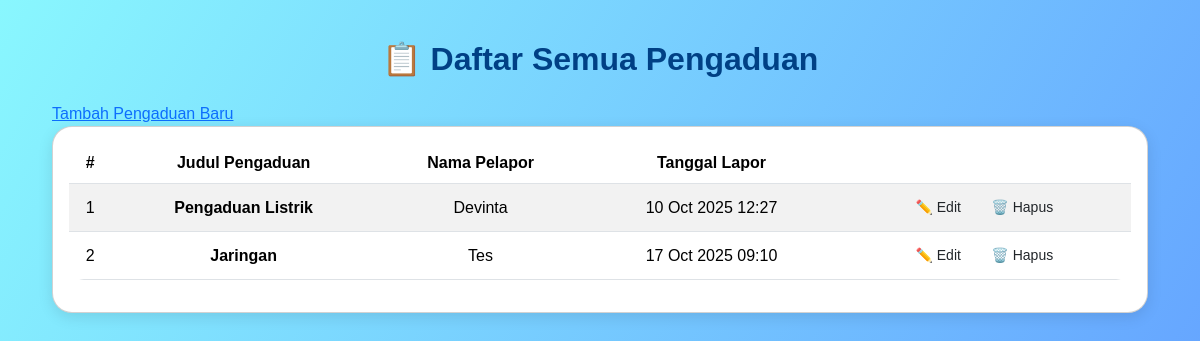
The page /warga/pengaduan/ on the database as committed earlier.
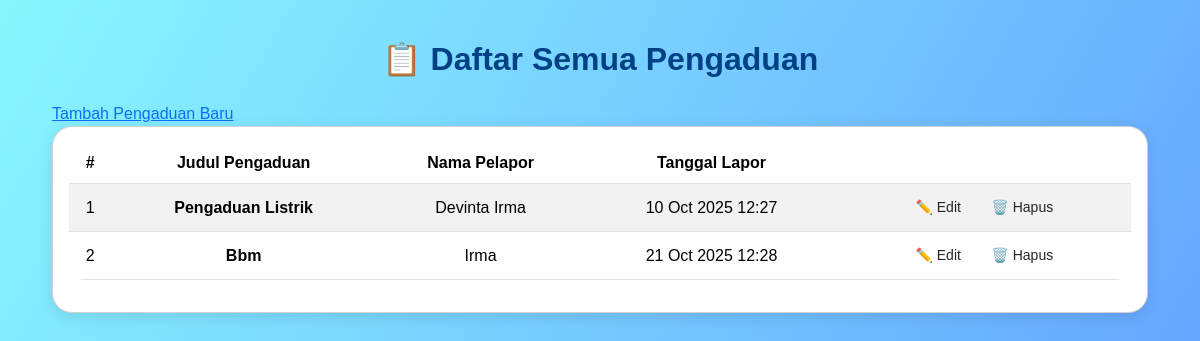
The same page on the database as committed later.
### warga/models.py (models this page shows, shortened)
class Pengaduan(models.Model):
    STATUS_CHOICES = [
        ('BARU', 'Baru'),
        ('DIPROSES', 'Diproses'),
        ('SELESAI', 'Selesai'),
    ]
    judul = models.CharField(max_length=200)
    deskripsi = models.TextField()
    status = models.CharField(max_length=10, choices=STATUS_CHOICES, default='BARU')
    tanggal_lapor = models.DateTimeField(auto_now_add=True)
    pelapor = models.ForeignKey(Warga, on_delete=models.CASCADE, related_name='pengaduan')

class Warga(models.Model):
    nik = models.CharField(max_length=16, unique=True, verbose_name="Nomor Induk Kependudukan")
    nama_lengkap = models.CharField(max_length=100, verbose_name="Nama Lengkap")
    alamat = models.TextField(verbose_name="Alamat Tinggal")
    no_telepon = models.CharField(max_length=15, blank=True, verbose_name="Nomor Telepon")
    tanggal_registrasi = models.DateTimeField(auto_now_add=True)

### warga/views.py (the view)
# urls.py: path('pengaduan/', PengaduanListView.as_view(), name='pengaduan-list'),
class PengaduanListView(ListView):
    model = Pengaduan

### warga/templates/warga/pengaduan_list.html (shortened to what this page needs)
<!DOCTYPE html>
<html lang="id">
<head>
    <link href="https://cdn.jsdelivr.net/npm/bootstrap@5.3.2/dist/css/bootstrap.min.css" rel="stylesheet">
</head>
<body>
<div class="container">
    <h2 class="text-center mb-4">📋 Daftar Semua Pengaduan</h2>
    <a href="{% url 'pengaduan-tambah' %}">Tambah Pengaduan Baru</a>
    <div class="card p-3">
        <table class="table table-striped table-hover align-middle text-center">
            <thead>
                <tr>
                    <th>#</th>
                    <th>Judul Pengaduan</th>
                    <th>Nama Pelapor</th>
                    <th>Tanggal Lapor</th>
                    <th></th>
                </tr>
            </thead>
            <tbody>
                {% for pengaduan in pengaduan_list %}
                <tr>
                    <td>{{ forloop.counter }}</td>
                    <td class="judul">{{ pengaduan.judul }}</td>
                    <td>{{ pengaduan.pelapor.nama_lengkap }}</td>
                    <td>{{ pengaduan.tanggal_lapor|date:"d M Y H:i" }}</td>
                    <td>
                        <a href="{% url 'pengaduan-edit' pengaduan.pk %}" class="btn btn-edit btn-sm me-2">✏️ Edit</a>
                        <a href="{% url 'pengaduan-hapus' pengaduan.pk %}" class="btn btn-delete btn-sm">🗑️ Hapus</a>
                    </td>
                </tr>
                {% empty %}
                <tr>
                    <td colspan="5" class="text-muted">Belum ada pengaduan yang tercatat.</td>
                </tr>
                {% endfor %}
            </tbody>
        </table>
    </div>
</div>
</body>
</html>

### warga/templates/warga/pengaduan_list.html (style rules this page uses)
body { background: linear-gradient(120deg, #89f7fe 0%, #66a6ff 100%); font-family: 'Poppins', sans-serif; padding: 40px; }
.card { border-radius: 20px; box-shadow: 0 4px 15px rgba(0,0,0,0.1); }
.table { background: white; border-radius: 15px; overflow: hidden; }
th { background-color: #007bff; color: white; }
.judul { font-weight: 600; }
.container h2 { color: #004085; font-weight: 700; margin-bottom: 25px; }

Rows that differ between the two databases and show on the page:
removed Pengaduan: judul "Jaringan", pelapor.nama_lengkap "Tes", tanggal_lapor "17 Oct 2025 09:10"
changed Pengaduan "Pengaduan Listrik": pelapor.nama_lengkap "Devinta" → "Devinta Irma"
added Pengaduan: judul "Bbm", pelapor.nama_lengkap "Irma", tanggal_lapor "21 Oct 2025 12:28"
